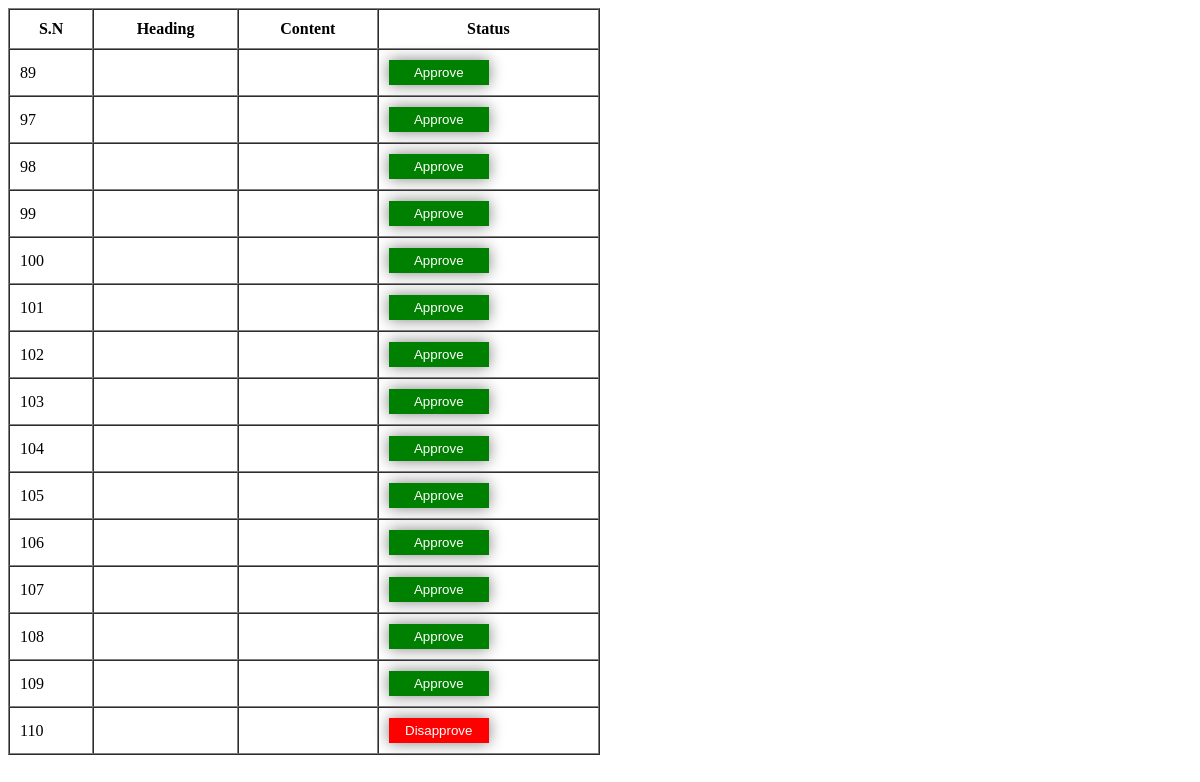
/admin/approval-button.php, run on an earlier commit of the app's database.
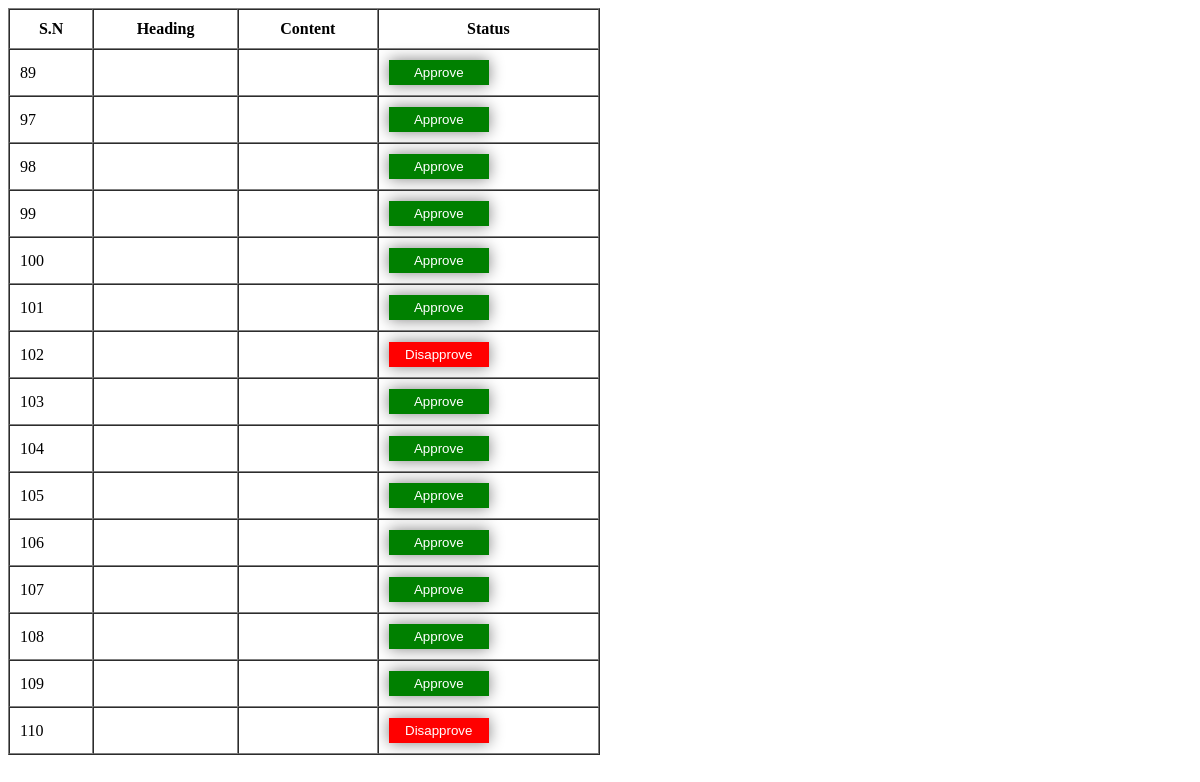
And on a later commit of the database.
### tables this page shows
CREATE TABLE `articles` (
  `id` int(11) NOT NULL,
  `category_id` int(11) NOT NULL,
  `user_id` int(11) NOT NULL,
  `topic_name` varchar(250) NOT NULL,
  `descripion` text NOT NULL,
  `image_banner` varchar(250) NOT NULL,
  `create_at` timestamp NOT NULL DEFAULT current_timestamp() ON UPDATE current_timestamp(),
  `view` varchar(50) NOT NULL,
  `keyword_seo` varchar(500) NOT NULL,
  `descripion_seo` varchar(500) NOT NULL,
  `url_articles_seo` varchar(350) NOT NULL,
  `update_at` datetime NOT NULL,
  `update_by` int(11) NOT NULL,
  `status` tinyint(4) NOT NULL DEFAULT 0
);

### admin/fetch-data.php (called while the page is built)
<?php
function fetchData($conn){
    $sql = "SELECT * FROM articles";
    $result = $conn->query($sql);
    if ($result->num_rows > 0) {
    $row= $result->fetch_all(MYSQLI_ASSOC);
    return $row;
}else{
    return $row=[];
}
}

### admin/approval-button.php (the view, shortened to what this page needs)
<?php
include("../connection.php");
include("fetch-data.php");
?>
<!DOCTYPE html>
<html>
<head>
</head>
<body>
    <table border="1" cellspacing="0" cellpadding="10" width="50%">
        <tr>
            <th>S.N</th>
            <th>Heading</th>
            <th>Content</th>
            <th>Status</th>
        </tr>
        <?php
        $fetchData = fetchData($conn);
        if (count($fetchData) > 0) {
            foreach ($fetchData as $data) {
        ?>
                <tr>
                    <td><?php echo $data['id']; ?></td>
                    <td><?php echo $data['heading']; ?></td>
                    <td><?php echo $data['content']; ?></td>
                    <td>
                        <button onclick="updateStatus(<?php echo $data['id']; ?>)" id="statusBtn<?php echo $data['id']; ?>" class="status-btn <?php echo $data['status'] == 0 ? 'approve' : 'disapprove'; ?>"><?php echo $data['status'] == 0 ? 'Approve' : 'Disapprove'; ?></button>
                    </td>
                <tr>
            <?php
            }
        } ?>
    </table>
</body>
</html>

What changed in the data, as far as the page shows it:
changed articles id 102: status "Approve" → "Disapprove"
